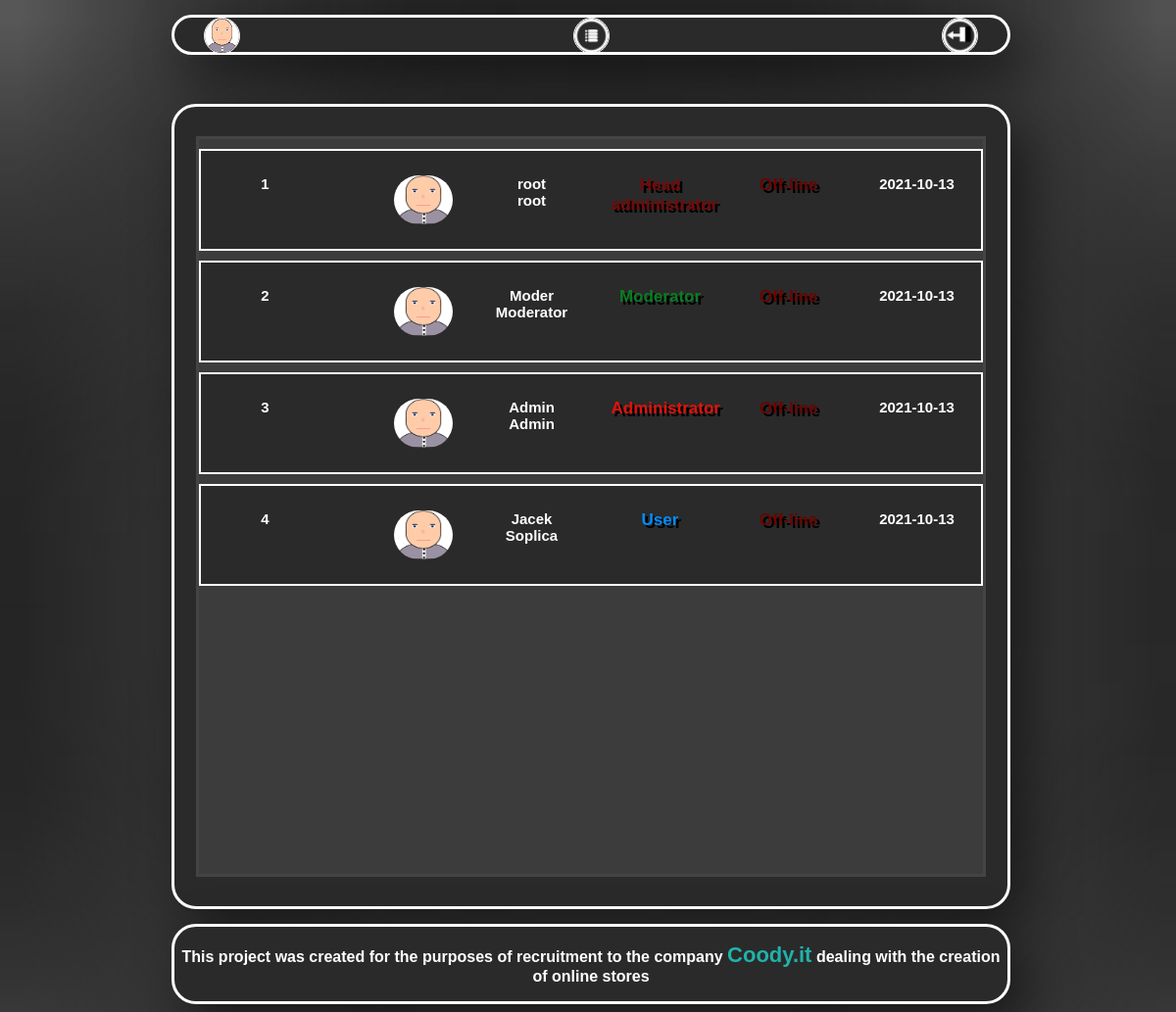
Page /user_list_side.php (signed in) on the committed database.
### tables this page shows
CREATE TABLE `users_db` (
  `ID` int(11) NOT NULL,
  `Name` varchar(24) NOT NULL,
  `Surname` varchar(24) NOT NULL,
  `Email` varchar(30) NOT NULL,
  `Password` varchar(24) NOT NULL,
  `Join_Date` date NOT NULL DEFAULT current_timestamp(),
  `Images_url` text NOT NULL,
  `Online` int(11) NOT NULL
);

### user_list_side.php (the view, shortened to what this page needs)
<!DOCTYPE html>
<html lang="pl">
    <head>
        <link href="user_list_style.css?<?=filemtime("user_list_style.css")?>" rel="stylesheet" type="text/css" />
    </head>
    <body>
        <div id="contener">
            <div id="header">
                <div id="link_contener">
                <?php
                        if($_SESSION['img'] == Null)
                            echo '<a id="user_go_profil" href="profil_side.php"><img class="image_header_icon" title="Profil side" alt="Go back to profil icon" src="User_profils\default_profil\default.png"></a>';
                        else
                        {
                            $pathi = "User_profils\\". $_SESSION['id'] ."\\".$_SESSION['img'];
                            echo "<a id='user_go_profil' href='profil_side.php'><img class='image_header_icon' title='Profil side' alt='Go back to profil icon' src='$pathi'></a>";
                        }
                    ?>
                    <a id="user_go_tickets" href="ticket_side.php"><img class="image_header_icon" title="Ticket side" alt="Go to tickets icon" src="images/icon_link/tickets.png"></a>
                    <a class="user_logout" href="logout.php"> <img class="image_header_icon" title="Log out" alt="Log out icon"src="images/icon_link/logout.png"></a>
                </div>
            </div>
            <div id="main">
                <div id="contener_for_list">
                    <?php
                          require_once "connect_mysql.php";
                          $listuser = [];
                          $db = @mysqli_connect($host , $username, $userpassword, $namedb);
                          if(!$db)
                              echo '<br><div id="error_contener"> Warning: Database not connected!</div><br>';
                          else
                          {
                            $sql = "SELECT * FROM users_db";
                            if($result = $db->query($sql))
                            {
                                $user_number = $result->num_rows;
                                if($user_number >=1)
                                {
                                    foreach ($result as $item) {
                                        $listuser[$item['ID']] =  $item;
                                        $uemail =  $item['Email'];
                                        $rsql = "SELECT * FROM admins_db WHERE Email='$uemail'";
                                        if($rangresult = $db->query($rsql))
                                        {
                                            $admins_number = $rangresult->num_rows;
                                            if($admins_number ==1)
                                            {
                                                $data = $rangresult->fetch_assoc();
                                                $listuser[$item['ID']]['Rangs'] = $data['Rang_strong'];
                                            }
                                            else
                                                $listuser[$item['ID']]['Rangs'] =0;
                                        }
                                    }
                                }
                            }
                          }
                          foreach ($listuser as $item) {
                            echo '<div id="contener_list">';
                            echo '<div id="user_id_contener">';
                                echo  '<label id="id_label">'.$item['ID'].'</label>';
                            echo '</div>';
                            echo '<div id="user_image_contener">';
                            if(!empty($item['Images_url']))
                                $srcim = "User_profils\\". $item['ID']."\\" . $item['Images_url'];
                            else
                                $srcim = 'User_profils\default_profil\default.png';
                            $s = "'User-".$item['ID']."'";
                            echo '<form  name="'.$s.'" id="user_name_ticket" action="profil_user.php" method="get">';
                                echo '<input name ="image_inputs" type="image" id="image_user_in_list"  src="'.$srcim.'" alt="Submit Form"/>';
                            echo '</form>';
                            echo '</div>';
                            echo '<div id="user_name_contener">';
                                $d = "'User-".$item['ID']."'";
                                echo '<form  name='.$d.' id="user_name_ticket" action="profil_user.php" method="get">';
                                    echo '<a id = "name_surname_label" onclick="document.forms['.$d.'].submit();">'.$item['Name'].'<br>'.$item['Surname'].'</a>';
                                echo '</form>';
                            echo '</div>';
                            echo '<div id="user_rang_contener">';
                                if($item['Rangs'] == 0)
                                    echo  '<label id="rang_style_user">User</label>';
                                if($item['Rangs'] == 1)
                                    echo  '<label id="rang_style_moderator">Moderator</label>';
                                if($item['Rangs'] == 2)
                                    echo  '<label id="rang_style_admin">Administrator</label>';
                                if($item['Rangs'] == 3)
                                    echo  '<label id="rang_style_headadmin">Head administrator</label>';
                            echo '</div>';
                            echo '<div id="user_status_contener">';
                                if($item['Online'] == 1)
                                    echo '<label id="user_online">On-line</label>';
                                else
                                    echo '<label id="user_offline">Off-line</label>';
                            echo '</div>';
                            echo '<div id="user_joindate_contener">';
                                echo '<label  id="join_date_label">'.$item['Join_Date'].'</label>';
                            echo '</div> ';
                        echo '</div>';
                        }
                    ?>
                </div>
            </div>
            <div id="footer">
                <p>This project was created for the purposes of recruitment to the company <a id ="Link_coody"href="https://coody.it/">Coody.it</a> dealing with the creation of online stores</p>
            </div>
        </div>
    </body>
</html>

### user_list_style.css (style rules this page uses)
* { font-family: sans-serif; }
#Link_coody { color:lightseagreen; text-decoration: none; font-size: 22px; }
body { width: 850px; min-height: 670px; background-image: url("images/tail.png"); background-repeat: repeat-y; background-size: 100%; margin-left:auto; margin-right:auto; background-attachment:fixed; }
#header { font-weight: bolder; text-decoration: none; height: 35px; width: 100%; box-shadow: 15px 20px 50px rgba(0, 0, 0, 0.5); margin-top: 15px; border:3px solid rgb(255, 255, 255); background-color:rgb(42, 42, 42); border-radius: 25px; margin-bottom: 50px; text-align: center; order: 1; }
#link_contener { margin-left: 30px; margin-right: 30px; display: flex; flex-direction:row; justify-content: space-between; }
.image_header_icon { height: 35px; width: 35px; border: 1px solid white; border-radius: 25px; }
#main { color:white; margin-top:10px; font-size: 15px; min-height: 550px; width: 100%; height: 100%; font-weight: bolder; box-shadow: 15px 20px 50px rgba(0, 0, 0, 0.5); border:3px solid rgb(255, 255, 255); background-color:rgb(42, 42, 42); border-radius: 25px; }
#contener_list { background-color: rgb(42, 42, 42); height: 100px; width: 99.5%; margin-top: 10px; display: inline-flex; flex-direction: row; border: 2px solid white; flex-wrap: nowrap; justify-content:space-around; text-align: center; }
#name_surname_label { cursor: pointer; }
#user_offline { color: rgb(104, 6, 2); font-size: 17px; text-align: center; margin-top:5px; margin-bottom:10px; text-shadow: 3px 3px black; }
#rang_style_user { color: rgb(0, 140, 255); font-size: 17px; text-align: center; margin-bottom: 25px; text-shadow: 3px 3px black; }
#rang_style_moderator { color: rgb(10, 124, 35); font-size: 17px; text-align: center; margin-bottom: 25px; text-shadow: 3px 3px black; }
#rang_style_admin { color: rgb(224, 18, 11); font-size: 17px; text-align: center; margin-bottom: 25px; text-shadow: 3px 3px black; }
#rang_style_headadmin { color: rgb(119, 8, 8); font-size: 17px; text-align: center; margin-bottom: 25px; text-shadow: 3px 3px black; }
#user_id_contener { height: 50px; margin-top: auto; margin-bottom: auto; width: 100px; }
#image_user_in_list { border-radius: 100px; height: 50px; width: 60px; }
#user_image_contener { border-radius: 50px; height: 50px; margin-top: auto; margin-left: 50px; margin-bottom: auto; width: 60px; }
#user_name_contener { height: 50px; margin-top: auto; margin-bottom: auto; width: 100px; }
#user_rang_contener { height: 50px; margin-top: auto; margin-bottom: auto; width: 100px; }
#user_status_contener { height: 50px; margin-top: auto; margin-bottom: auto; width: 100px; }
#user_joindate_contener { height: 50px; margin-top: auto; margin-bottom: auto; width: 100px; }
#contener_for_list { width: 800px; height: 750px; margin-right: auto; margin-left: auto; margin-top: 30px; margin-bottom: 30px; border: 3px solid rgb(68, 68, 68); overflow: auto; background-color: rgba(77, 77, 77, 0.507); }
#footer { font-weight: bolder; color:white; width: 100%; text-align: center; box-shadow: 15px 20px 50px rgba(0, 0, 0, 0.5); margin-top: 15px; border:3px solid rgb(255, 255, 255); background-color:rgb(42, 42, 42); border-radius: 25px; order:3; }

### rows in the picture
users_db: ID "1", Name "root", Surname "root", shows "Head administrator", Online "Off-line", Join_Date "2021-10-13"
users_db: ID "2", Name "Moder", Surname "Moderator", Online "Off-line", Join_Date "2021-10-13"
users_db: ID "3", Name "Admin", Surname "Admin", shows "Administrator", Online "Off-line", Join_Date "2021-10-13"
users_db: ID "4", Name "Jacek", Surname "Soplica", Online "User", Join_Date "2021-10-13"
